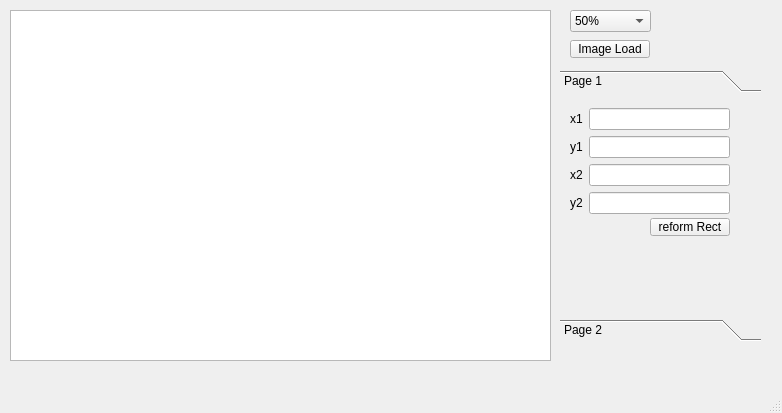
<?xml version="1.0" encoding="UTF-8"?>
<ui version="4.0">
 <class>MainWindow</class>
 <widget class="QMainWindow" name="MainWindow">
  <property name="geometry">
   <rect>
    <x>0</x>
    <y>0</y>
    <width>782</width>
    <height>413</height>
   </rect>
  </property>
  <property name="windowTitle">
   <string>MainWindow</string>
  </property>
  <widget class="QWidget" name="centralwidget">
   <widget class="QGraphicsView" name="graphicsView">
    <property name="geometry">
     <rect>
      <x>10</x>
      <y>10</y>
      <width>541</width>
      <height>351</height>
     </rect>
    </property>
   </widget>
   <widget class="QPushButton" name="loadButton">
    <property name="geometry">
     <rect>
      <x>570</x>
      <y>40</y>
      <width>80</width>
      <height>18</height>
     </rect>
    </property>
    <property name="text">
     <string>Image Load</string>
    </property>
   </widget>
   <widget class="QComboBox" name="sceneScaleCombo">
    <property name="geometry">
     <rect>
      <x>570</x>
      <y>10</y>
      <width>81</width>
      <height>22</height>
     </rect>
    </property>
    <item>
     <property name="text">
      <string>50%</string>
     </property>
    </item>
    <item>
     <property name="text">
      <string>75%</string>
     </property>
    </item>
    <item>
     <property name="text">
      <string>100%</string>
     </property>
    </item>
    <item>
     <property name="text">
      <string>125%</string>
     </property>
    </item>
    <item>
     <property name="text">
      <string>150%</string>
     </property>
    </item>
    <item>
     <property name="text">
      <string>200%</string>
     </property>
    </item>
   </widget>
   <widget class="QToolBox" name="toolBox">
    <property name="geometry">
     <rect>
      <x>560</x>
      <y>70</y>
      <width>201</width>
      <height>271</height>
     </rect>
    </property>
    <property name="currentIndex">
     <number>0</number>
    </property>
    <widget class="QWidget" name="page">
     <property name="geometry">
      <rect>
       <x>0</x>
       <y>0</y>
       <width>201</width>
       <height>223</height>
      </rect>
     </property>
     <attribute name="label">
      <string>Page 1</string>
     </attribute>
     <widget class="QWidget" name="formLayoutWidget">
      <property name="geometry">
       <rect>
        <x>10</x>
        <y>10</y>
        <width>160</width>
        <height>108</height>
       </rect>
      </property>
      <layout class="QFormLayout" name="formLayout_2">
       <item row="0" column="0">
        <widget class="QLabel" name="label">
         <property name="text">
          <string>x1</string>
         </property>
        </widget>
       </item>
       <item row="1" column="0">
        <widget class="QLabel" name="label_2">
         <property name="text">
          <string>y1</string>
         </property>
        </widget>
       </item>
       <item row="1" column="1">
        <widget class="QLineEdit" name="y1Edit"/>
       </item>
       <item row="2" column="0">
        <widget class="QLabel" name="label_3">
         <property name="text">
          <string>x2</string>
         </property>
        </widget>
       </item>
       <item row="2" column="1">
        <widget class="QLineEdit" name="x2Edit"/>
       </item>
       <item row="3" column="0">
        <widget class="QLabel" name="label_4">
         <property name="text">
          <string>y2</string>
         </property>
        </widget>
       </item>
       <item row="0" column="1">
        <widget class="QLineEdit" name="x1Edit"/>
       </item>
       <item row="3" column="1">
        <widget class="QLineEdit" name="y2Edit"/>
       </item>
      </layout>
     </widget>
     <widget class="QPushButton" name="createButton">
      <property name="geometry">
       <rect>
        <x>90</x>
        <y>120</y>
        <width>80</width>
        <height>18</height>
       </rect>
      </property>
      <property name="text">
       <string>reform Rect</string>
      </property>
     </widget>
    </widget>
    <widget class="QWidget" name="page_2">
     <property name="geometry">
      <rect>
       <x>0</x>
       <y>0</y>
       <width>201</width>
       <height>223</height>
      </rect>
     </property>
     <attribute name="label">
      <string>Page 2</string>
     </attribute>
    </widget>
   </widget>
  </widget>
  <widget class="QMenuBar" name="menubar">
   <property name="geometry">
    <rect>
     <x>0</x>
     <y>0</y>
     <width>782</width>
     <height>17</height>
    </rect>
   </property>
  </widget>
  <widget class="QStatusBar" name="statusbar"/>
 </widget>
 <resources/>
 <connections/>
</ui>
